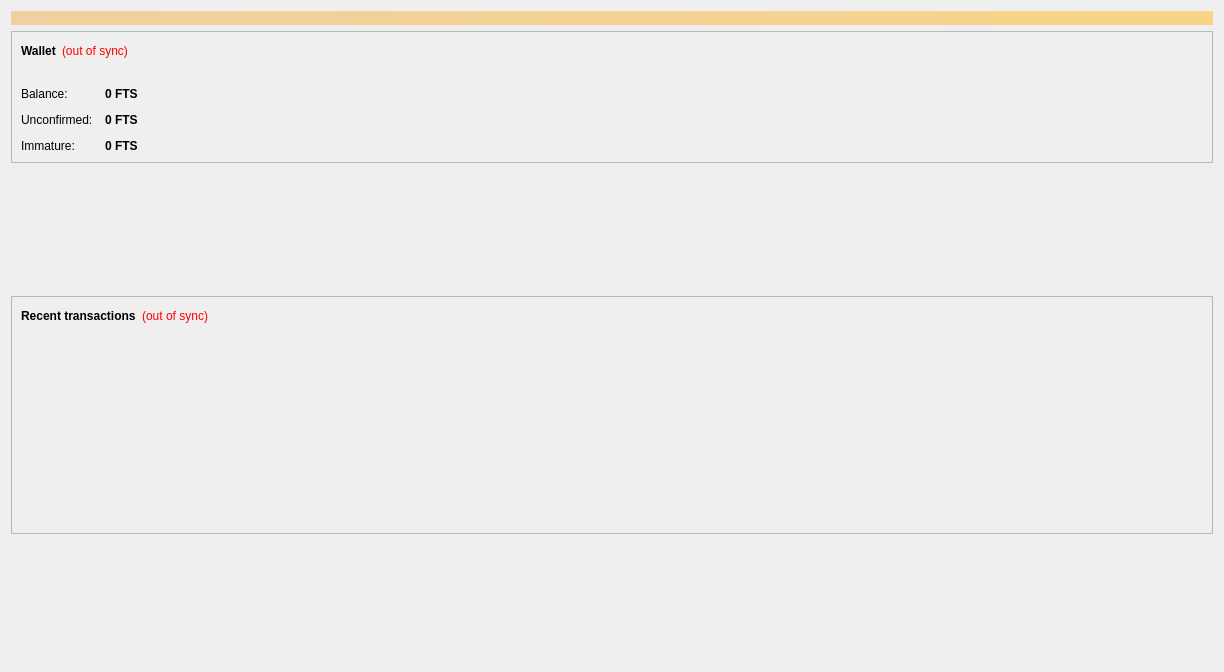
<?xml version="1.0" encoding="UTF-8"?>
<ui version="4.0">
 <class>OverviewPage</class>
 <widget class="QWidget" name="OverviewPage">
  <property name="geometry">
   <rect>
    <x>0</x>
    <y>0</y>
    <width>1224</width>
    <height>672</height>
   </rect>
  </property>
  <property name="windowTitle">
   <string>Form</string>
  </property>
  <layout class="QVBoxLayout" name="topLayout">
   <item>
    <widget class="QLabel" name="labelAlerts">
     <property name="visible">
      <bool>false</bool>
     </property>
     <property name="styleSheet">
      <string notr="true">background-color: qlineargradient(x1: 0, y1: 0, x2: 1, y2: 0, stop:0 #F0D0A0, stop:1 #F8D488); color:#000000;</string>
     </property>
     <property name="wordWrap">
      <bool>true</bool>
     </property>
     <property name="margin">
      <number>3</number>
     </property>
    </widget>
   </item>
   <item>
    <layout class="QHBoxLayout" name="horizontalLayout" stretch="1,0">
     <item>
      <layout class="QVBoxLayout" name="verticalLayout_2">
       <item>
        <widget class="QFrame" name="frame">
         <property name="frameShape">
          <enum>QFrame::StyledPanel</enum>
         </property>
         <property name="frameShadow">
          <enum>QFrame::Raised</enum>
         </property>
         <layout class="QVBoxLayout" name="verticalLayout_4">
          <item>
           <layout class="QHBoxLayout" name="horizontalLayout_4">
            <item>
             <widget class="QLabel" name="label_5">
              <property name="font">
               <font>
                <weight>75</weight>
                <bold>true</bold>
               </font>
              </property>
              <property name="text">
               <string>Wallet</string>
              </property>
             </widget>
            </item>
            <item>
             <widget class="QLabel" name="labelWalletStatus">
              <property name="toolTip">
               <string>The displayed information may be out of date. Your wallet automatically synchronizes with the Killuminati network after a connection is established, but this process has not completed yet.</string>
              </property>
              <property name="styleSheet">
               <string notr="true">QLabel { color: red; }</string>
              </property>
              <property name="text">
               <string notr="true">(out of sync)</string>
              </property>
              <property name="alignment">
               <set>Qt::AlignLeading|Qt::AlignLeft|Qt::AlignVCenter</set>
              </property>
             </widget>
            </item>
            <item>
             <spacer name="horizontalSpacer_2">
              <property name="orientation">
               <enum>Qt::Horizontal</enum>
              </property>
              <property name="sizeHint" stdset="0">
               <size>
                <width>40</width>
                <height>20</height>
               </size>
              </property>
             </spacer>
            </item>
           </layout>
          </item>
          <item alignment="Qt::AlignHCenter">
           <widget class="QLabel" name="label_2">
            <property name="text">
             <string/>
            </property>
            <property name="pixmap">
             <pixmap resource="../bitcoin.qrc">:/images/gmclogo</pixmap>
            </property>
           </widget>
          </item>
          <item>
           <layout class="QFormLayout" name="formLayout_2">
            <property name="fieldGrowthPolicy">
             <enum>QFormLayout::AllNonFixedFieldsGrow</enum>
            </property>
            <property name="horizontalSpacing">
             <number>12</number>
            </property>
            <property name="verticalSpacing">
             <number>12</number>
            </property>
            <item row="1" column="0">
             <widget class="QLabel" name="label">
              <property name="text">
               <string>Balance:</string>
              </property>
             </widget>
            </item>
            <item row="1" column="1">
             <widget class="QLabel" name="labelBalance">
              <property name="font">
               <font>
                <weight>75</weight>
                <bold>true</bold>
               </font>
              </property>
              <property name="cursor">
               <cursorShape>IBeamCursor</cursorShape>
              </property>
              <property name="toolTip">
               <string>Your current balance</string>
              </property>
              <property name="text">
               <string notr="true">0 FTS</string>
              </property>
              <property name="textInteractionFlags">
               <set>Qt::LinksAccessibleByMouse|Qt::TextSelectableByKeyboard|Qt::TextSelectableByMouse</set>
              </property>
             </widget>
            </item>
            <item row="2" column="0">
             <widget class="QLabel" name="label_3">
              <property name="text">
               <string>Unconfirmed:</string>
              </property>
             </widget>
            </item>
            <item row="2" column="1">
             <widget class="QLabel" name="labelUnconfirmed">
              <property name="font">
               <font>
                <weight>75</weight>
                <bold>true</bold>
               </font>
              </property>
              <property name="cursor">
               <cursorShape>IBeamCursor</cursorShape>
              </property>
              <property name="toolTip">
               <string>Total of transactions that have yet to be confirmed, and do not yet count toward the current balance</string>
              </property>
              <property name="text">
               <string notr="true">0 FTS</string>
              </property>
              <property name="textInteractionFlags">
               <set>Qt::LinksAccessibleByMouse|Qt::TextSelectableByKeyboard|Qt::TextSelectableByMouse</set>
              </property>
             </widget>
            </item>
            <item row="3" column="0">
             <widget class="QLabel" name="labelImmatureText">
              <property name="text">
               <string>Immature:</string>
              </property>
             </widget>
            </item>
            <item row="3" column="1">
             <widget class="QLabel" name="labelImmature">
              <property name="font">
               <font>
                <weight>75</weight>
                <bold>true</bold>
               </font>
              </property>
              <property name="toolTip">
               <string>Mined balance that has not yet matured</string>
              </property>
              <property name="text">
               <string notr="true">0 FTS</string>
              </property>
              <property name="textInteractionFlags">
               <set>Qt::LinksAccessibleByMouse|Qt::TextSelectableByKeyboard|Qt::TextSelectableByMouse</set>
              </property>
             </widget>
            </item>
           </layout>
          </item>
         </layout>
        </widget>
       </item>
       <item>
        <spacer name="verticalSpacer_2">
         <property name="orientation">
          <enum>Qt::Vertical</enum>
         </property>
         <property name="sizeHint" stdset="0">
          <size>
           <width>20</width>
           <height>40</height>
          </size>
         </property>
        </spacer>
       </item>
       <item>
        <widget class="QFrame" name="frame_2">
         <property name="frameShape">
          <enum>QFrame::StyledPanel</enum>
         </property>
         <property name="frameShadow">
          <enum>QFrame::Raised</enum>
         </property>
         <layout class="QVBoxLayout" name="verticalLayout">
          <item>
           <layout class="QHBoxLayout" name="horizontalLayout_2">
            <item>
             <widget class="QLabel" name="label_4">
              <property name="text">
               <string>&lt;b&gt;Recent transactions&lt;/b&gt;</string>
              </property>
             </widget>
            </item>
            <item>
             <widget class="QLabel" name="labelTransactionsStatus">
              <property name="toolTip">
               <string>The displayed information may be out of date. Your wallet automatically synchronizes with the Killuminati network after a connection is established, but this process has not completed yet.</string>
              </property>
              <property name="styleSheet">
               <string notr="true">QLabel { color: red; }</string>
              </property>
              <property name="text">
               <string notr="true">(out of sync)</string>
              </property>
              <property name="alignment">
               <set>Qt::AlignRight|Qt::AlignTrailing|Qt::AlignVCenter</set>
              </property>
             </widget>
            </item>
            <item>
             <spacer name="horizontalSpacer">
              <property name="orientation">
               <enum>Qt::Horizontal</enum>
              </property>
              <property name="sizeHint" stdset="0">
               <size>
                <width>40</width>
                <height>20</height>
               </size>
              </property>
             </spacer>
            </item>
           </layout>
          </item>
          <item>
           <widget class="QListView" name="listTransactions">
            <property name="styleSheet">
             <string notr="true">QListView { background: transparent; }</string>
            </property>
            <property name="frameShape">
             <enum>QFrame::NoFrame</enum>
            </property>
            <property name="verticalScrollBarPolicy">
             <enum>Qt::ScrollBarAlwaysOff</enum>
            </property>
            <property name="horizontalScrollBarPolicy">
             <enum>Qt::ScrollBarAlwaysOff</enum>
            </property>
            <property name="selectionMode">
             <enum>QAbstractItemView::NoSelection</enum>
            </property>
           </widget>
          </item>
         </layout>
        </widget>
       </item>
       <item>
        <spacer name="verticalSpacer">
         <property name="orientation">
          <enum>Qt::Vertical</enum>
         </property>
         <property name="sizeHint" stdset="0">
          <size>
           <width>20</width>
           <height>40</height>
          </size>
         </property>
        </spacer>
       </item>
      </layout>
     </item>
     <item>
      <layout class="QVBoxLayout" name="verticalLayout_3"/>
     </item>
    </layout>
   </item>
  </layout>
 </widget>
 <resources>
  <include location="../bitcoin.qrc"/>
 </resources>
 <connections/>
</ui>
